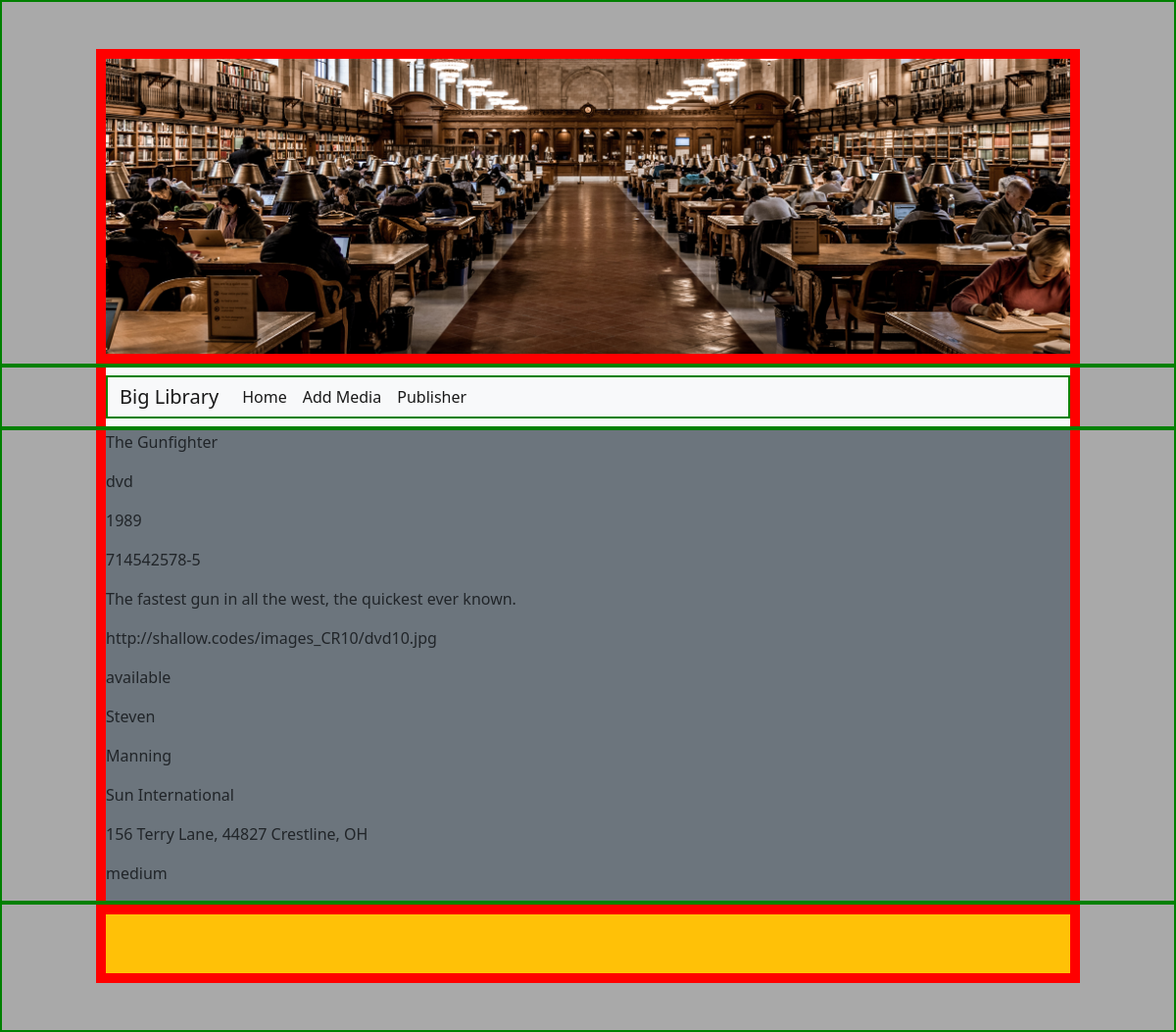
The page /php/details.php?id=329 on the database its author committed.
### tables this page shows
CREATE TABLE `library_all_media` (
  `id` int(11) NOT NULL,
  `media_title` varchar(50) NOT NULL,
  `media_type` varchar(4) NOT NULL,
  `media_date` year(4) NOT NULL,
  `media_isbn` varchar(11) NOT NULL,
  `media_descr` varchar(100) NOT NULL,
  `media_image` varchar(100) NOT NULL,
  `media_status` varchar(9) NOT NULL,
  `author_fname` varchar(20) NOT NULL,
  `author_lname` varchar(20) NOT NULL,
  `pub_name` varchar(30) NOT NULL,
  `pub_address` varchar(50) NOT NULL,
  `pub_size` varchar(6) NOT NULL
);

### php/details.php (the view, shortened to what this page needs)
<?php
require_once 'actions/db_connect.php';
if ($_GET['id']) {
    $id = $_GET['id'];
    $sql = "SELECT * FROM library_all_media WHERE id = {$id}";
    $result = $connect->query($sql);
    if ($result->num_rows == 1) {
        $data = $result->fetch_assoc();
        $media_title = $data['media_title'];
        $media_type = $data['media_type'];
        $media_date = $data['media_date'];
        $media_isbn = $data['media_isbn'];
        $media_descr = $data['media_descr'];
        $media_image = $data['media_image'];
        $media_status = $data['media_status'];
        $author_fname = $data['author_fname'];
        $author_lname = $data['author_lname'];
        $pub_name = $data['pub_name'];
        $pub_address = $data['pub_address'];
        $pub_size = $data['pub_size'];
    } else {
        header("location: error.php");
    }
} else {
    header("location: error.php");
}
?>
<!DOCTYPE html>
<html lang="en">
<head>
    <?php require_once 'components/bootstrap.php' ?>
    <link rel="stylesheet" type="text/css" href="../styles/styles.css">
</head>
<body>
    <?php include_once "header.php" ?>
    <?php include_once "navbar.php" ?>
    <div class="container-fluid mx-auto px-5">
        <div class="wrapIndex mx-5 bg-secondary">
            <div>
                <p><?php echo $media_title ?></p>
                <p><?php echo $media_type ?></p>
                <p><?php echo $media_date ?></p>
                <p><?php echo $media_isbn ?></p>
                <p><?php echo $media_descr ?></p>
                <p><?php echo $media_image ?></p>
                <p><?php echo $media_status ?></p>
                <p><?php echo $author_fname ?></p>
                <p><?php echo $author_lname ?></p>
                <p><?php echo $pub_name ?></p>
                <p><?php echo $pub_address ?></p>
                <p><?php echo $pub_size ?></p>
            </div>
        </div>
    </div>
    <?php include_once "footer.php" ?>
</body>
</html>

### styles/styles.css (style rules this page uses)
body, html { background-color: darkgrey; }
.container-fluid { border: 2px solid green; overflow: hidden; }
.wrapIndex { border-left: 10px solid red; border-right: 10px solid red; overflow: hidden; }

### rows shown on the page
library_all_media: media_title "The Gunfighter", media_type "dvd", media_date "1989", media_isbn "714542578-5", media_descr "The fastest gun in all the west, the quickest ever known.", media_image "http://shallow.codes/images_CR10/dvd10.jpg", media_status "available", author_fname "Steven", author_lname "Manning", pub_name "Sun International", pub_address "156 Terry Lane, 44827 Crestline, OH", pub_size "medium"
